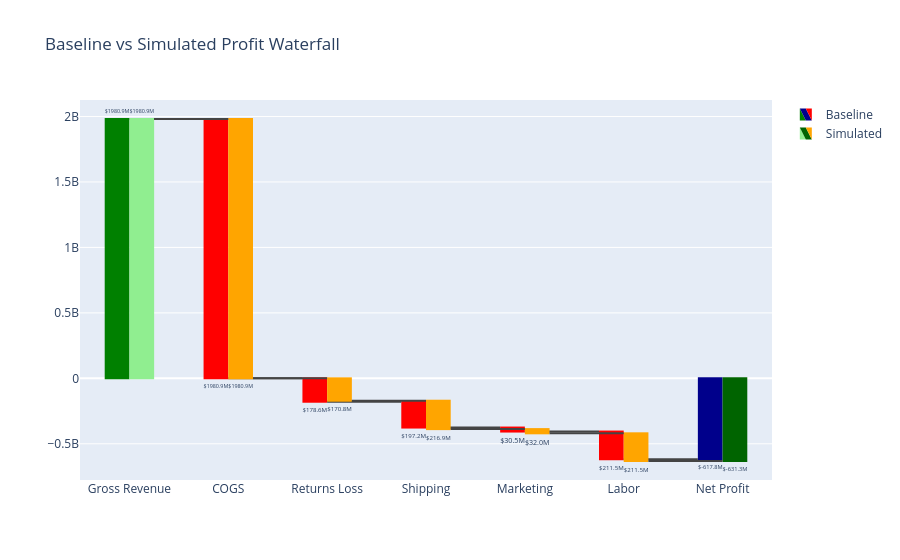
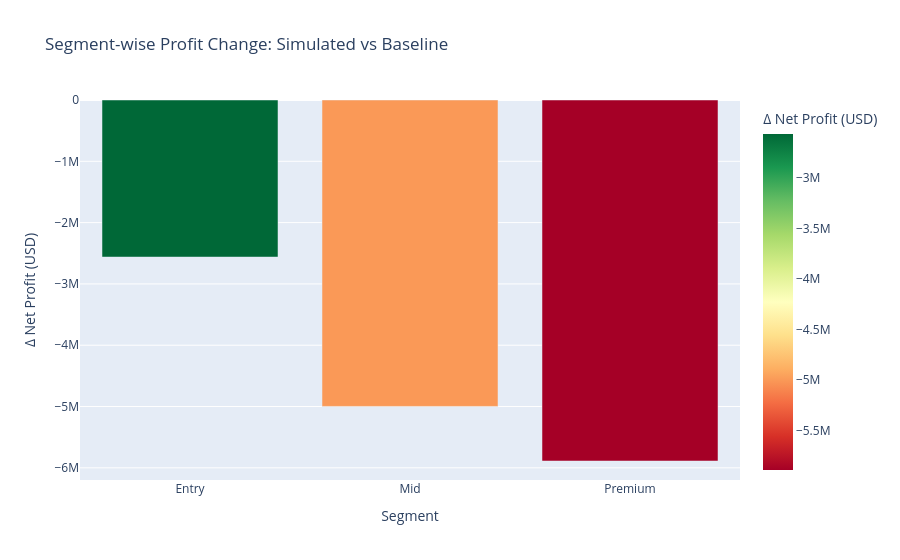

Notebook code cell kept with these figures, in order:
### Markdown cell above
Cause Analysis / Segment Performance

Segment-Wise Profitability Insights

Presentation:
Which country × channel × segment combinations are profitable, and which are loss-making? Segment-level analysis identifies the main sources of financial underperformance and guides corrective strategy.



B2B Premium and D2C Premium segments are the most profitable (dark green in heatmap).
UAE D2C Entry is the largest loss contributor (dark red).
Segment-specific return rates and profit margins reveal the primary drivers of losses, guiding targeted interventions.

### Code cell
np.random.seed(42) 
def simulate_scenario(df, mkt_change=0.0, return_improve=0.0, shipping_cost_shock=0.0):
    sim_df = df.copy()

    sim_df['total_marketing_cost'] *= (1 + mkt_change)
    
    segment_impact = {'Entry': 0.3, 'Mid': 0.2, 'Premium': 0.1}
    for segment, impact in segment_impact.items():
        seg_mask = sim_df['segment'] == segment
        returned_idx = sim_df[seg_mask & sim_df['is_returned']].index
        fix_count = int(len(returned_idx) * return_improve * impact)
        if fix_count > 0:
            fix_idx = np.random.choice(returned_idx, fix_count, replace=False)
            sim_df.loc[fix_idx, 'is_returned'] = False

    sim_df['net_revenue_usd'] = np.where(sim_df['is_returned'], 0, sim_df['gross_revenue_usd'])

    sim_df['total_shipping_cost'] *= (1 + shipping_cost_shock)

    sim_df['cogs'] = sim_df['base_price_usd'] * sim_df['quantity']
    sim_df['labor_cost'] = sim_df['gross_revenue_usd'] * sim_df['labor_ratio']

    sim_df['new_net_profit'] = sim_df['net_revenue_usd'] - sim_df['cogs'] - sim_df['total_shipping_cost'] - sim_df['total_marketing_cost'] - sim_df['labor_cost']
    
    return sim_df

simulated_df = simulate_scenario(df_master, mkt_change=0.05, return_improve=0.20, shipping_cost_shock=0.10)

def plot_waterfall_comparison(df_baseline, df_simulated):
    categories = ["Gross Revenue","COGS","Returns Loss","Shipping","Marketing","Labor","Net Profit"]
    baseline_vals = [
        df_baseline['gross_revenue_usd'].sum(),
        df_baseline['cogs'].sum(),
        df_baseline['gross_revenue_usd'].sum() - df_baseline['net_revenue_usd'].sum(),
        df_baseline['total_shipping_cost'].sum(),
        df_baseline['total_marketing_cost'].sum(),
        df_baseline['labor_cost'].sum(),
        df_baseline['net_profit_usd'].sum()
    ]
    sim_vals = [
        df_simulated['gross_revenue_usd'].sum(),
        df_simulated['cogs'].sum(),
        df_simulated['gross_revenue_usd'].sum() - df_simulated['net_revenue_usd'].sum(),
        df_simulated['total_shipping_cost'].sum(),
        df_simulated['total_marketing_cost'].sum(),
        df_simulated['labor_cost'].sum(),
        df_simulated['new_net_profit'].sum()
    ]
    
    fig = go.Figure()
    fig.add_trace(go.Waterfall(
        name="Baseline",
        x=categories,
        y=[v if i==0 or i==6 else -v for i,v in enumerate(baseline_vals)],
        measure=["relative"]*6 + ["total"],
        text=[f"${v/1e6:.1f}M" for v in baseline_vals],
        textposition="outside",
        decreasing={"marker":{"color":"red"}},
        increasing={"marker":{"color":"green"}},
        totals={"marker":{"color":"darkblue"}}
    ))
    fig.add_trace(go.Waterfall(
        name="Simulated",
        x=categories,
        y=[v if i==0 or i==6 else -v for i,v in enumerate(sim_vals)],
        measure=["relative"]*6 + ["total"],
        text=[f"${v/1e6:.1f}M" for v in sim_vals],
        textposition="outside",
        decreasing={"marker":{"color":"orange"}},
        increasing={"marker":{"color":"lightgreen"}},
        totals={"marker":{"color":"darkgreen"}}
    ))
    fig.update_layout(title="Baseline vs Simulated Profit Waterfall", waterfallgap=0.5)
    fig.show()

plot_waterfall_comparison(df_master, simulated_df)

def plot_segment_profit_shift(df_baseline, df_simulated):
    seg_base = df_baseline.groupby('segment')['net_profit_usd'].sum().reset_index()
    seg_sim = df_simulated.groupby('segment')['new_net_profit'].sum().reset_index()
    seg_comp = seg_base.merge(seg_sim, on='segment')
    seg_comp.columns = ['Segment','Baseline','Simulated']
    seg_comp['Profit Change'] = seg_comp['Simulated'] - seg_comp['Baseline']
    
    fig = px.bar(
        seg_comp,
        x='Segment',
        y='Profit Change',
        color='Profit Change',
        color_continuous_scale='RdYlGn',
        title="Segment-wise Profit Change: Simulated vs Baseline",
        labels={'Profit Change':'Δ Net Profit (USD)'}
    )
    fig.show()

plot_segment_profit_shift(df_master, simulated_df)

simulated_df = simulate_scenario(
    df_master,
    mkt_change=0.05,        
    return_improve=0.20,    
    shipping_cost_shock=0.10 
)

def simulation_summary(df_baseline, df_simulated):
    baseline_profit = df_baseline['net_profit_usd'].sum()
    simulated_profit = df_simulated['new_net_profit'].sum()
    profit_change = simulated_profit - baseline_profit
    profit_change_pct = (profit_change / abs(baseline_profit)) * 100
    
    summary_df = pd.DataFrame({
        "Metric": ["Baseline Profit", "Simulated Profit", "Profit Change", "Profit Change (%)"],
        "Value": [baseline_profit, simulated_profit, profit_change, profit_change_pct]
    })
    summary_df['Value'] = summary_df['Value'].apply(lambda x: f"${x:,.2f}" if abs(x) > 1 else f"{x:.2f}%")
    return summary_df

sim_summary = simulation_summary(df_master, simulated_df)
print(sim_summary)

### Figure 1 — Plotly figure (JSON) as saved in the notebook; plotly's stock layout.template omitted (floating-point values rounded to 4 significant figures)
{"data": [{"decreasing": {"marker": {"color": "red"}}, "increasing": {"marker": {"color": "green"}}, "measure": ["relative", "relative", "relative", "relative", "relative", "relative", "total"], "name": "Baseline", "text": ["$1980.9M", "$1980.9M", "$178.6M", "$197.2M", "$30.5M", "$211.5M", "$-617.8M"], "textposition": "outside", "totals": {"marker": {"color": "darkblue"}}, "type": "waterfall", "x": ["Gross Revenue", "COGS", "Returns Loss", "Shipping", "Marketing", "Labor", "Net Profit"], "y": [1981000000.0, -1981000000.0, -178600000.0, -197200000.0, -30522507, -211500000.0, -617800000.0]}, {"decreasing": {"marker": {"color": "orange"}}, "increasing": {"marker": {"color": "lightgreen"}}, "measure": ["relative", "relative", "relative", "relative", "relative", "relative", "total"], "name": "Simulated", "text": ["$1980.9M", "$1980.9M", "$170.8M", "$216.9M", "$32.0M", "$211.5M", "$-631.3M"], "textposition": "outside", "totals": {"marker": {"color": "darkgreen"}}, "type": "waterfall", "x": ["Gross Revenue", "COGS", "Returns Loss", "Shipping", "Marketing", "Labor", "Net Profit"], "y": [1981000000.0, -1981000000.0, -170800000.0, -216900000.0, -32050000.0, -211500000.0, -631300000.0]}], "layout": {"title": {"text": "Baseline vs Simulated Profit Waterfall"}, "waterfallgap": 0.5}}

### Figure 2 — Plotly figure (JSON) as saved in the notebook; plotly's stock layout.template omitted (floating-point values rounded to 4 significant figures)
{"data": [{"hovertemplate": "Segment=%{x}<br>Δ Net Profit (USD)=%{marker.color}<extra></extra>", "legendgroup": "", "marker": {"color": [-2562000.0, -4999000.0, -5889000.0], "coloraxis": "coloraxis", "pattern": {"shape": ""}}, "name": "", "orientation": "v", "showlegend": false, "textposition": "auto", "type": "bar", "x": ["Entry", "Mid", "Premium"], "xaxis": "x", "y": [-2562000.0, -4999000.0, -5889000.0], "yaxis": "y"}], "layout": {"barmode": "relative", "coloraxis": {"colorbar": {"title": {"text": "Δ Net Profit (USD)"}}, "colorscale": [[0, "rgb(165,0,38)"], [0.1, "rgb(215,48,39)"], [0.2, "rgb(244,109,67)"], [0.3, "rgb(253,174,97)"], [0.4, "rgb(254,224,139)"], [0.5, "rgb(255,255,191)"], [0.6, "rgb(217,239,139)"], [0.7, "rgb(166,217,106)"], [0.8, "rgb(102,189,99)"], [0.9, "rgb(26,152,80)"], [1, "rgb(0,104,55)"]]}, "legend": {"tracegroupgap": 0}, "title": {"text": "Segment-wise Profit Change: Simulated vs Baseline"}, "xaxis": {"anchor": "y", "domain": [0, 1], "title": {"text": "Segment"}}, "yaxis": {"anchor": "x", "domain": [0, 1], "title": {"text": "Δ Net Profit (USD)"}}}}
